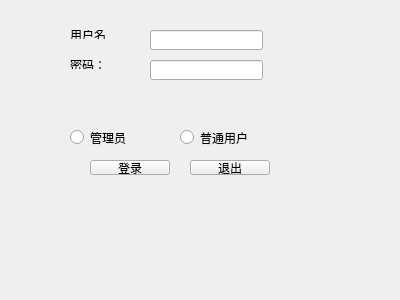
<?xml version="1.0" encoding="UTF-8"?>
<ui version="4.0">
 <class>Widget</class>
 <widget class="QWidget" name="Widget">
  <property name="geometry">
   <rect>
    <x>0</x>
    <y>0</y>
    <width>400</width>
    <height>300</height>
   </rect>
  </property>
  <property name="windowTitle">
   <string>Widget</string>
  </property>
  <widget class="QRadioButton" name="radioButtonAdministrator">
   <property name="geometry">
    <rect>
     <x>70</x>
     <y>130</y>
     <width>69</width>
     <height>15</height>
    </rect>
   </property>
   <property name="text">
    <string>管理员</string>
   </property>
  </widget>
  <widget class="QRadioButton" name="radioButtonUser">
   <property name="geometry">
    <rect>
     <x>180</x>
     <y>130</y>
     <width>69</width>
     <height>15</height>
    </rect>
   </property>
   <property name="text">
    <string>普通用户</string>
   </property>
  </widget>
  <widget class="QPushButton" name="pushButtonLogin">
   <property name="geometry">
    <rect>
     <x>90</x>
     <y>160</y>
     <width>80</width>
     <height>15</height>
    </rect>
   </property>
   <property name="text">
    <string>登录</string>
   </property>
  </widget>
  <widget class="QLineEdit" name="lineEditUser">
   <property name="geometry">
    <rect>
     <x>150</x>
     <y>30</y>
     <width>113</width>
     <height>20</height>
    </rect>
   </property>
  </widget>
  <widget class="QLineEdit" name="lineEditPassword">
   <property name="geometry">
    <rect>
     <x>150</x>
     <y>60</y>
     <width>113</width>
     <height>20</height>
    </rect>
   </property>
   <property name="echoMode">
    <enum>QLineEdit::PasswordEchoOnEdit</enum>
   </property>
  </widget>
  <widget class="QPushButton" name="pushButtonOut">
   <property name="geometry">
    <rect>
     <x>190</x>
     <y>160</y>
     <width>80</width>
     <height>15</height>
    </rect>
   </property>
   <property name="text">
    <string>退出</string>
   </property>
  </widget>
  <widget class="QLabel" name="label">
   <property name="geometry">
    <rect>
     <x>70</x>
     <y>30</y>
     <width>41</width>
     <height>9</height>
    </rect>
   </property>
   <property name="text">
    <string>用户名：</string>
   </property>
  </widget>
  <widget class="QLabel" name="label_2">
   <property name="geometry">
    <rect>
     <x>70</x>
     <y>60</y>
     <width>41</width>
     <height>9</height>
    </rect>
   </property>
   <property name="text">
    <string>密码：</string>
   </property>
  </widget>
 </widget>
 <layoutdefault spacing="6" margin="11"/>
 <resources/>
 <connections/>
</ui>
